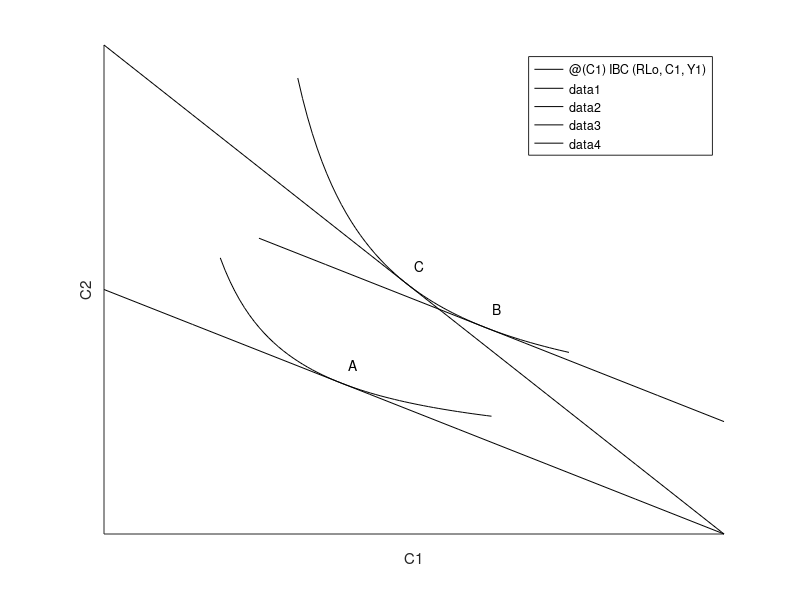

Source code (MATLAB):
% For detailed explanations, please see the Mathematica code

clear
clc

%% PARAMETER DEFINITION

Y1 = 1;
RLo = 1;
RHi = 2;
rho = 2;
beta = 0.96;

%% FUNCTIONAL FORMS

% Intertemporal budget constraint and indifference curve
IBC = @(R,C1,Y1) (Y1-C1)*R;
IndCurve = @(V,C1) ((V*(1-rho)-C1^(1-rho))/beta)^(1/(1-rho));

% Optimal solution
C1 = @(R) (R/(R+(R*beta)^(1/rho)))*Y1;
C2 = @(R) C1(R)*(R*beta)^(1/rho);
V = @(R) (C1(R)^(1-rho)/(1-rho))+beta*(C2(R)^(1-rho)/(1-rho));

% Substitution effect
C1Subs = (V(RHi)*(1-rho)/(1+beta*(RLo*beta)^((1-rho)/rho)))^(1/(1-rho));
C2Subs = C1Subs*(RLo*beta)^(1/rho);
Y1Equiv = C1Subs+C2Subs/RLo;

%% PLOT

figure;
hold on;
fplot(@(C1) IBC(RLo,C1,Y1), [0.2 Y1], 'k-');
fplot(@(C1) IndCurve(V(RLo),C1), [0.35 .7], 'k-');
fplot(@(C1) IBC(RHi,C1,Y1), [0.2 Y1], 'k-');
fplot(@(C1) IndCurve(V(RHi),C1), [0.45 .8], 'k-');
fplot(@(C1) IBC(RLo,C1,Y1Equiv), [0.4 Y1], 'k-');
axis([0.2 1 0 (0.8*RHi)])
xlabel('C1')
ylabel('C2')
set(gca, 'XTick', []);
set(gca, 'YTick', []);
text(C1(RLo) + 0.01, C2(RLo) + 0.06, 'A')
text(C1(RHi) + 0.01, C2(RHi) + 0.06, 'C')
text(C1Subs + 0.01, C2Subs + 0.06, 'B')
hold off;
